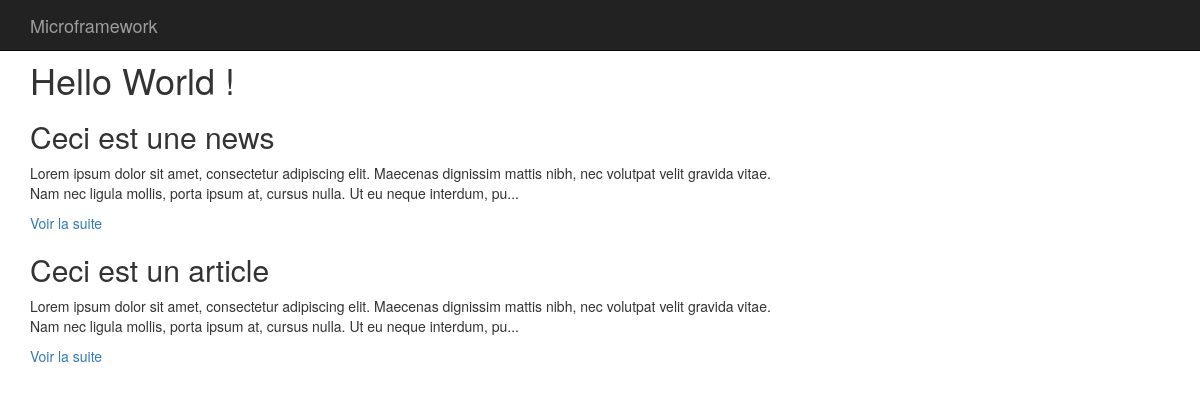
The page / on the database its author committed.
### tables this page shows
CREATE TABLE IF NOT EXISTS `articles` (
  `id` int(11) NOT NULL AUTO_INCREMENT,
  `titre` varchar(255) DEFAULT NULL,
  `contenu` longtext,
  `date` datetime DEFAULT NULL,
  `slug` varchar(255) DEFAULT NULL,
  PRIMARY KEY (`id`)
);

### core/Controller/Controller.php (called while the page is built, shortened)
<?php
class Controller{
    protected $viewPath;
    protected $template;
    protected function render($view, $variables = []){
        extract($variables);
        require($this->viewPath . str_replace('.', '/', $view) . '.php');
        $content = ob_get_clean();
        require($this->viewPath . 'templates/' . $this->template . '.php');
    }
}

### app/Controller/PostsController.php (called while the page is built, shortened)
<?php
class PostsController extends AppController{
    public function index(){
        $posts = $this->Post->last();
        $this->render('posts.index', compact('posts'));
    }
}

### public/index.php (called while the page is built, shortened)
<?php
require ROOT . '/app/App.php';
if(isset($_GET['p'])){
    $page = $_GET['p'];
}else{
$page = 'posts.index';
}
$page = explode('.', $page);
$action = $page[1];
$controller = new $controller();
$controller->$action();

### core/Table/Table.php (called while the page is built, shortened)
<?php
class Table
{
    protected $db;
    public function __construct(Database $db)
    {
        $this->db = $db;
    }
    public function query($statement, $attributes = null, $one = false){
        if($attributes){
            return $this->db->prepare(
                $statement,
                $attributes,
                str_replace('Table', 'Entity', get_class($this)),
                $one
            );
        } else {
            return $this->db->query(
                $statement,
                str_replace('Table', 'Entity', get_class($this)),
                $one
            );
        }
    }
}

### core/Database/MysqlDatabase.php (called while the page is built, shortened)
<?php
class MysqlDatabase extends Database{
    private $db_name;
    private $db_user;
    private $db_pass;
    private $db_host;
    private $pdo;
    public function __construct($db_name, $db_user = 'root', $db_pass = '', $db_host = 'localhost'){
        $this->db_name = $db_name;
        $this->db_user = $db_user;
        $this->db_pass = $db_pass;
        $this->db_host = $db_host;
    }
    private function getPDO(){
        if($this->pdo === null){
            $pdo = new PDO('mysql:dbname=' . $this->db_name . ';host=' . $this->db_host, $this->db_user, $this->db_pass);
            $pdo->setAttribute(PDO::ATTR_ERRMODE, PDO::ERRMODE_EXCEPTION);
            $this->pdo = $pdo;
        }
        return $this->pdo;
    }
    public function query($statement, $class_name = null, $one = false){
        $req = $this->getPDO()->query($statement);
        if($class_name === null){
            $req->setFetchMode(PDO::FETCH_OBJ);
        } else {
            $req->setFetchMode(PDO::FETCH_CLASS, $class_name);
        }
        if($one) {
            $datas = $req->fetch();
        } else {
            $datas = $req->fetchAll();
        }
        return $datas;
    }
}

### app/Table/PostTable.php (called while the page is built, shortened)
<?php
class PostTable extends Table{
    public function last(){
        return $this->query("
            SELECT articles.id, articles.titre, articles.contenu, articles.date, articles.slug
            FROM articles
            ORDER BY articles.date DESC");
    }
}

### app/Autoloader.php (called while the page is built, shortened)
<?php
class Autoloader{
    static function autoload($class){
        if (strpos($class, __NAMESPACE__ . '\\') === 0){
            $class = str_replace(__NAMESPACE__ . '\\', '', $class);
            $class = str_replace('\\', '/', $class);
        }
    }
}

### core/Autoloader.php (called while the page is built, shortened)
<?php
class Autoloader{
    static function autoload($class){
        if (strpos($class, __NAMESPACE__ . '\\') === 0){
            $class = str_replace(__NAMESPACE__ . '\\', '', $class);
            $class = str_replace('\\', '/', $class);
        }
    }
}

### core/Entity/Entity.php (called while the page is built, shortened)
<?php
class Entity {
    public function __get($key){
        $method = 'get' . ucfirst($key);
        $this->$key = $this->$method();
        return $this->$key;
    }
}

### app/App.php (called while the page is built, shortened)
<?php
class App{
    private static $_instance;
    public static function getInstance(){
        if(is_null(self::$_instance)){
            self::$_instance = new App();
        }
        return self::$_instance;
    }
    public static function load(){
        require ROOT . '/app/Autoloader.php';
        require ROOT . '/core/Autoloader.php';
    }
}

### app/Entity/PostEntity.php (the view, shortened to what this page needs)
<?php
class PostEntity extends Entity{
    public function getUrl(){
        return 'content-'. $this->id .'-'. $this->slug;
    }
    public function getExtrait(){
        $html = '<p>' . substr($this->contenu, 0, 200) . '...</p>';
        $html .= '<p><a href="' . $this->getURL() . '">Voir la suite</a></p>';
        return $html;
    }
}

### app/Views/posts/index.php
<div class="row">
    <div class="col-sm-8">
      <h1 style="margin-top:60px;">Hello World !</h1>
        <?php foreach ($posts as $post):?>
            <h2><?= $post->titre; ?></h2>
            <p class="extrait"><?= $post->extrait; ?></p>
        <?php endforeach; ?>
    </div>
</div>

### app/Views/templates/default.php (shortened to what this page needs)
<!DOCTYPE html>
<html lang="fr">
    <head>
        <link href="//maxcdn.bootstrapcdn.com/bootstrap/3.3.2/css/bootstrap.min.css" rel="stylesheet">
    </head>
    <body>
        <nav class="navbar navbar-inverse navbar-fixed-top">
            <div class="container">
                <div class="navbar-header">
                    <a class="navbar-brand" href="index.php"><?= App::getInstance()->title; ?></a>
                </div>
            </div>
        </nav>
        <div class="container">
            <div class="starter-template">
                <?= $content; ?>
            </div>
        </div>
    </body>
</html>

### rows shown on the page
articles: titre "Ceci est une news", contenu "Lorem ipsum dolor sit amet, consectetur adipiscing elit. Maecenas dignissim mattis nibh, nec volutpat velit gravida vitae. Nam nec ligula mollis, porta ipsum at, cursus nulla. Ut eu neque interdum, pu"
articles: titre "Ceci est un article", contenu "Lorem ipsum dolor sit amet, consectetur adipiscing elit. Maecenas dignissim mattis nibh, nec volutpat velit gravida vitae. Nam nec ligula mollis, porta ipsum at, cursus nulla. Ut eu neque interdum, pu"

### other values the page prints
App::getInstance()->title "Microframework"
